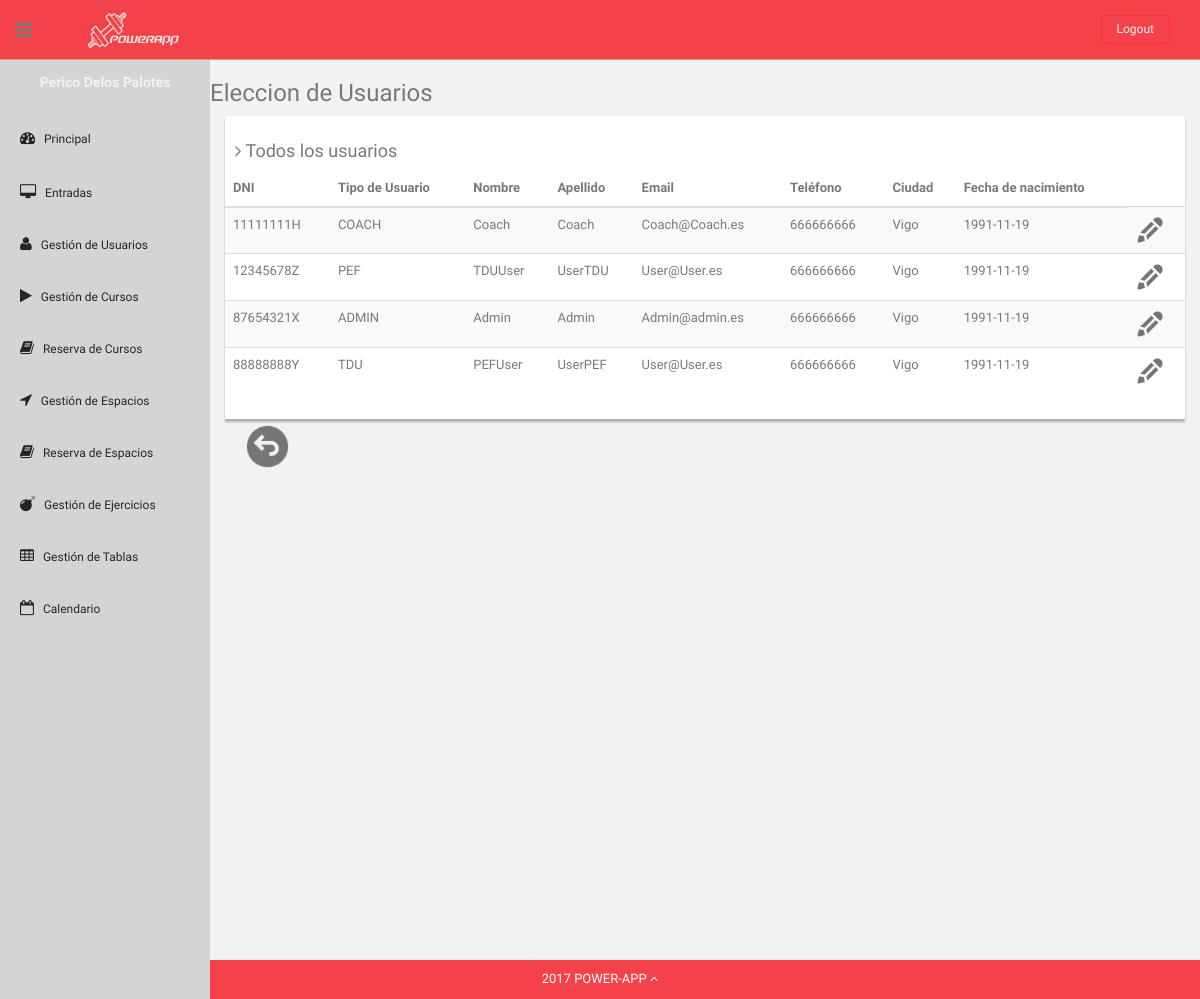
Screenshot of /Controllers/CheckInShowUsersController.php (signed in) with the database file from the repository.
### tables this page shows
CREATE TABLE UsersGym (
    DNI varchar(9) NOT NULL,
    UserType ENUM('ADMIN', 'COACH', 'TDU', 'PEF') NOT NULL,
    PasswordHash char(32) NOT NULL,
    FirstName varchar(50) NOT NULL,
    LastName varchar(80),
    Email varchar(255),
    Telephone int(9),
    City varchar(255),
	Birthdate date,

    PRIMARY KEY (DNI)
);

### Models/User.php (called while the page is built, shortened)
<?php
class User
{
	private $DNI;
    private $UserType;
    private $FirstName;
    private $LastName;
    private $Email;
    private $Telephone;
    private $City;
    private $Birthdate;
    public function __construct($DNI)
    {
        $this->DNI = $DNI;
    }
    public function loadDataAssoc($dataArray)
    {
        $this->UserType = $dataArray['UserType'];
        $this->FirstName = $dataArray['FirstName'];
        $this->LastName = $dataArray['LastName'];
        $this->Email = $dataArray['Email'];
        $this->Telephone = $dataArray['Telephone'];
        $this->City = $dataArray['City'];
        $this->Birthdate = $dataArray['Birthdate'];
    }
    public function getDNI():string
    {
        return $this->DNI;
    }
    public function getUserType():string
    {
        return $this->UserType;
    }
    public function getFirstName():string
    {
        return $this->FirstName;
    }
    public function getLastName():string
    {
        return $this->LastName;
    }
    public function getEmail():string
    {
        return $this->Email;
    }
    public function getTelephone()
    {
        return $this->Telephone;
    }
    public function getCity():string
    {
        return $this->City;
    }
    public function getBirthdate()
    {
        return $this->Birthdate;
    }
}
 ?>

### Models/UsersModel.php (called while the page is built, shortened)
<?php
class UserDAO
{
    private $DBLink;
    private $serverName ="localhost";
    private $userName = "admin";
    private $passWord = "admin";
    private $DBName = "powerAppDB";
	function __construct(){
	    $this->DBLink =  new mysqli($this->serverName,$this->userName,$this->passWord,$this->DBName);
    }
    function getAll(){
        $statement = $this->DBLink->prepare("SELECT * FROM UsersGym");
        if(!$statement->execute()) {
            return "Falló la ejecución: (" . $statement->errno . ") " . $statement->error;
        }else{
            $result = $statement->get_result();
            return "ok";
        }
    }
}
?>

### Views/SelectedUserToCheckInView.php (the view, shortened to what this page needs)
<?php
class SelectedUserToCheckInView
{
    var $users;
    function __construct($users){
        $this->users = $users;
        $this->render();
    }
    function render(){
        ?>
        <h3>Eleccion de Usuarios</h3>
        <div class="col-md-12">
            <div class="content-panel">
                <h4><i class="fa fa-angle-right"></i> Todos los usuarios</h4>
                <table class="table table-striped table-advance table-hover">
                    <thead>
                    <tr>
                        <th class="hidden-phone">DNI</th>
                        <th class="hidden-phone">Tipo de Usuario</th>
                        <th class="hidden-phone">Nombre</th>
                        <th class="hidden-phone">Apellido</th>
                        <th class="hidden-phone">Email</th>
                        <th class="hidden-phone">Teléfono</th>
                        <th class="hidden-phone">Ciudad</th>
                        <th class="hidden-phone">Fecha de nacimiento</th>
                    </tr>
                    </thead>
                    <tbody>
                    <?php      foreach ($this->users as $user){ ?>
                        <tr>
                        <td><?php  echo $user->getDNI(); ?></td>
                        <td><?php  echo $user->getUserType(); ?></td>
                        <td><?php  echo $user->getFirstName(); ?></td>
                        <td><?php  echo $user->getLastName(); ?></td>
                        <td><?php  echo $user->getEmail(); ?></td>
                        <td><?php  echo $user->getTelephone(); ?></td>
                        <td><?php  echo $user->getCity(); ?></td>
                        <td><?php  echo $user->getBirthdate(); ?></td>
                        <td><?php  echo '<a href="../Controllers/UserActionController.php?DNI='.$user->getDNI().'&action=CHECKIN">
                                        <img src="../Templates/img2/edit.png" style="width:30px;height:30px;" title="CheckIn"></a>'; ?></td>
                        </tr><?php
                    }
                    ?>
                    </tbody>
                </table>
            </div>
        </div>
        </div>
        <div id="showback">
            <?php
            echo '<a class="submit" href="../Controllers/CheckInShowAllController.php?number=10"><img src="../Templates/img2/atras.png" style="width:45px;heigh:45px;" title="Atrás"></a>';
            ?>
        </div> <?php
    }
}

### Templates/css2/style2.css (style rules this page uses)
body { color: #797979; background: #f2f2f2; font-family: 'Ruda', sans-serif; padding: 0px !important; margin: 0px !important; font-size:13px; }
ul li { list-style: none; }
a, a:hover, a:focus { text-decoration: none; outline: none; }
#container { width: 100%; height: 100%; }
.centered { text-align: center; }
.mt { margin-top: 25px; }
ul.top-menu > li > .logout { color: #f2f2f2; font-size: 12px; border-radius: 4px; -webkit-border-radius: 4px; border: 1px solid #F5302E !important; padding: 5px 15px; margin-right: 15px; background: #F5424A; margin-top: 15px; }
#sidebar { width: 210px; height: 100%; position: fixed; background: #d4d4d4; }
#sidebar h5 { color: #f2f2f2; font-weight: 700; }
#sidebar ul li { position: relative; }
ul.sidebar-menu , ul.sidebar-menu li ul.sub { margin: -2px 0 0; padding: 0; }
ul.sidebar-menu { margin-top: 75px; }
ul.sidebar-menu li { margin-bottom: 5px; margin-left:10px; margin-right:10px; }
ul.sidebar-menu li.sub-menu { line-height: 15px; }
ul.sidebar-menu li a span { display: inline-block; }
ul.sidebar-menu li a { color: #212529; text-decoration: none; display: block; padding: 15px 0 15px 10px; font-size: 12px; outline: none; -webkit-transition: all 0.3s ease; -moz-transition: all 0.3s ease; -o-transition: all 0.3s ease; -ms-transition: all 0.3s ease; transition: all 0.3s ease; }
ul.sidebar-menu li a i { font-size: 15px; padding-right: 6px; }
#main-content { margin-left: 210px; }
.header, .footer { min-height: 60px; padding: 0 15px; }
.header { position: fixed; left: 0; right: 0; z-index: 1002; }
.black-bg { background: #F5424A; border-bottom: 1px solid #c9aa5f; }
.wrapper { display: inline-block; margin-top: 60px; padding-left: 15px; padding-right: 15px; padding-bottom: 15px; padding-top: 0; width: 100%; }
a.logo { font-size: 20px; color: #ffffff; float: left; margin-top: 10px; text-transform: uppercase; }
#top_menu .nav > li, ul.top-menu > li { float: left; }
ul.top-menu > li > a { color: #666666; font-size: 16px; border-radius: 4px; -webkit-border-radius: 4px; border:1px solid #666666 !important; padding: 2px 6px; margin-right: 15px; }
.sidebar-toggle-box { float: left; padding-right: 15px; margin-top: 20px; }
.sidebar-toggle-box .fa-bars { cursor: pointer; display: inline-block; font-size: 20px; }
.content-panel { background: #ffffff; box-shadow: 0px 3px 2px #aab2bd; padding-top: 15px; padding-bottom: 5px; }
.content-panel h4 { margin-left: 10px; }
.site-footer { background: #F5424A; color: #fff; padding: 10px 0; }
.site-min-height { min-height: 900px; }
.submit { border: none; background: none; }
.submit img { margin-top: 5px; margin-left: 20px; width: 45px; height: 45px; }

### rows the page displays
usersgym: DNI "11111111H", UserType "COACH", FirstName "Coach", LastName "Coach", Email "Coach@Coach.es", Telephone "666666666", City "Vigo", Birthdate "1991-11-19"
usersgym: DNI "12345678Z", UserType "PEF", FirstName "TDUUser", LastName "UserTDU", Email "User@User.es", Telephone "666666666", City "Vigo", Birthdate "1991-11-19"
usersgym: DNI "87654321X", UserType "ADMIN", FirstName "Admin", LastName "Admin", Email "Admin@admin.es", Telephone "666666666", City "Vigo", Birthdate "1991-11-19"
usersgym: DNI "88888888Y", UserType "TDU", FirstName "PEFUser", LastName "UserPEF", Email "User@User.es", Telephone "666666666", City "Vigo", Birthdate "1991-11-19"
